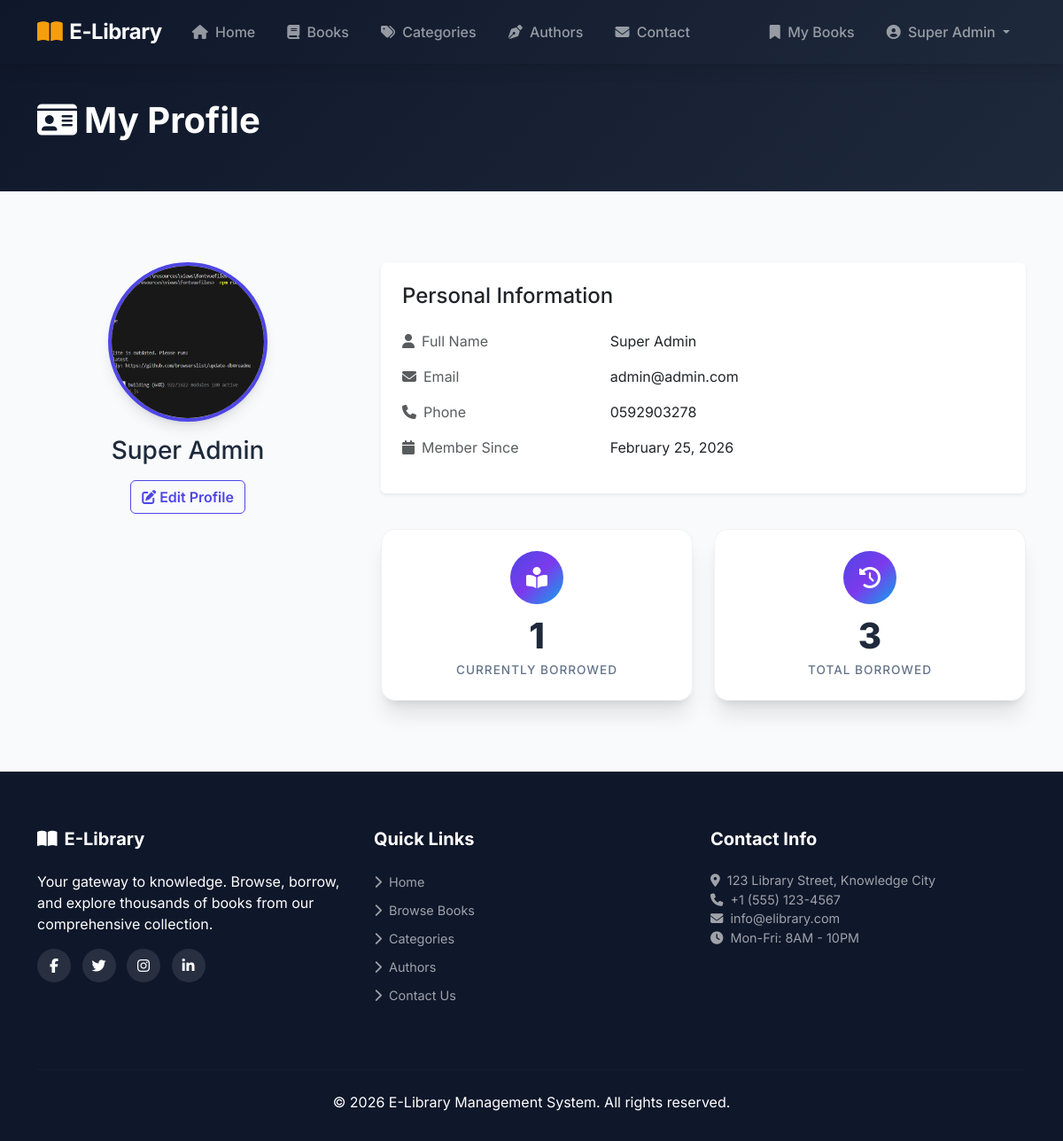
Screenshot of /profile/ (signed in) with the database file from the repository.
### library/models.py (models this page shows, shortened)
class UserProfile(models.Model):
    user = models.OneToOneField(User, on_delete=models.CASCADE, related_name='profile')
    phone = models.CharField(max_length=20, blank=True, verbose_name="Phone Number")
    profile_picture = models.ImageField(upload_to='profiles/', blank=True, null=True, verbose_name="Profile Picture")
    created_at = models.DateTimeField(auto_now_add=True)
    class Meta:
        verbose_name = "User Profile"
        verbose_name_plural = "User Profiles"
    @property
    def currently_borrowed_count(self):
        return self.user.borrowings.filter(returned=False).count()
    @property
    def total_borrowed_count(self):
        return self.user.borrowings.count()

### library/views.py (the view)
# urls.py: path('profile/', views.profile_view, name='profile'),
@login_required
def profile_view(request):
    profile, created = UserProfile.objects.get_or_create(user=request.user)
    context = {'profile': profile}
    return render(request, 'library/profile.html', context)

### library/templates/library/profile.html (shortened to what this page needs)
{% extends 'library/base.html' %}
{% load static %}
{% block content %}
<section class="page-header">
    <div class="container">
        <h1><i class="fas fa-id-card me-2"></i>My Profile</h1>
    </div>
</section>
<section class="section-padding">
    <div class="container">
        <div class="row g-5">
            <div class="col-md-4 text-center">
                <div class="profile-photo-wrapper">
                    {% if profile.profile_picture %}
                    <img src="{{ profile.profile_picture.url }}" alt="{{ user.get_full_name }}" class="profile-photo">
                    {% else %}
                    <div class="profile-photo-placeholder"><i class="fas fa-user fa-5x"></i></div>
                    {% endif %}
                </div>
                <h3 class="mt-3">{{ user.get_full_name|default:user.username }}</h3>
                <a href="{% url 'profile_edit' %}" class="btn btn-outline-primary mt-2">
                    <i class="fas fa-edit me-1"></i>Edit Profile
                </a>
            </div>
            <div class="col-md-8">
                <div class="card shadow-sm border-0">
                    <div class="card-body p-4">
                        <h4 class="mb-4">Personal Information</h4>
                        <div class="row mb-3">
                            <div class="col-sm-4 text-muted"><i class="fas fa-user me-2"></i>Full Name</div>
                            <div class="col-sm-8">{{ user.get_full_name|default:"Not set" }}</div>
                        </div>
                        <div class="row mb-3">
                            <div class="col-sm-4 text-muted"><i class="fas fa-envelope me-2"></i>Email</div>
                            <div class="col-sm-8">{{ user.email }}</div>
                        </div>
                        <div class="row mb-3">
                            <div class="col-sm-4 text-muted"><i class="fas fa-phone me-2"></i>Phone</div>
                            <div class="col-sm-8">{{ profile.phone|default:"Not provided" }}</div>
                        </div>
                        <div class="row mb-3">
                            <div class="col-sm-4 text-muted"><i class="fas fa-calendar me-2"></i>Member Since</div>
                            <div class="col-sm-8">{{ profile.created_at|date:"F d, Y" }}</div>
                        </div>
                    </div>
                </div>
                <div class="row g-4 mt-3">
                    <div class="col-md-6">
                        <div class="stat-card mini">
                            <div class="stat-icon"><i class="fas fa-book-reader"></i></div>
                            <div class="stat-number">{{ profile.currently_borrowed_count }}</div>
                            <div class="stat-label">Currently Borrowed</div>
                        </div>
                    </div>
                    <div class="col-md-6">
                        <div class="stat-card mini">
                            <div class="stat-icon"><i class="fas fa-history"></i></div>
                            <div class="stat-number">{{ profile.total_borrowed_count }}</div>
                            <div class="stat-label">Total Borrowed</div>
                        </div>
                    </div>
                </div>
            </div>
        </div>
    </div>
</section>
{% endblock %}

### library/templates/library/base.html (shortened to what this page needs)
{% load static %}
{% load library_filters %}
<!DOCTYPE html>
<html lang="en">
<head>
    <link href="https://cdn.jsdelivr.net/npm/bootstrap@5.3.2/dist/css/bootstrap.min.css" rel="stylesheet">
    <link href="https://cdnjs.cloudflare.com/ajax/libs/font-awesome/6.5.1/css/all.min.css" rel="stylesheet">
    <link rel="stylesheet" href="{% static 'css/style.css' %}">
</head>
<body>
    <nav class="navbar navbar-expand-lg navbar-dark fixed-top" id="mainNavbar">
        <div class="container">
            <a class="navbar-brand d-flex align-items-center" href="{% url 'home' %}">
                <i class="fas fa-book-open me-2"></i>
                <span class="fw-bold">E-Library</span>
            </a>
            <div class="collapse navbar-collapse" id="navbarNav">
                <ul class="navbar-nav me-auto">
                    <li class="nav-item">
                        <a class="nav-link" href="{% url 'home' %}"><i class="fas fa-home me-1"></i> Home</a>
                    </li>
                    <li class="nav-item">
                        <a class="nav-link" href="{% url 'all_books' %}"><i class="fas fa-book me-1"></i> Books</a>
                    </li>
                    <li class="nav-item">
                        <a class="nav-link" href="{% url 'categories' %}"><i class="fas fa-tags me-1"></i>
                            Categories</a>
                    </li>
                    <li class="nav-item">
                        <a class="nav-link" href="{% url 'authors' %}"><i class="fas fa-pen-nib me-1"></i> Authors</a>
                    </li>
                    <li class="nav-item">
                        <a class="nav-link" href="{% url 'contact' %}"><i class="fas fa-envelope me-1"></i> Contact</a>
                    </li>
                </ul>
                <ul class="navbar-nav">
                    {% if user.is_authenticated %}
                    <li class="nav-item">
                        <a class="nav-link" href="{% url 'my_books' %}"><i class="fas fa-bookmark me-1"></i> My
                            Books</a>
                    </li>
                    <li class="nav-item dropdown">
                        <a class="nav-link dropdown-toggle" href="#" role="button" data-bs-toggle="dropdown">
                            <i class="fas fa-user-circle me-1"></i> {{ user.get_full_name|default:user.username }}
                        </a>
                    </li>
                    {% endif %}
                </ul>
            </div>
        </div>
    </nav>
    <main class="main-content">
        {% block content %}{% endblock %}
    </main>
    <footer class="footer">
        <div class="container">
            <div class="row">
                <div class="col-md-4 mb-4">
                    <h5><i class="fas fa-book-open me-2"></i>E-Library</h5>
                    <p class="">Your gateway to knowledge. Browse, borrow, and explore thousands of books from
                        our comprehensive collection.</p>
                    <div class="social-links">
                        <a href="#"><i class="fab fa-facebook-f"></i></a>
                        <a href="#"><i class="fab fa-twitter"></i></a>
                        <a href="#"><i class="fab fa-instagram"></i></a>
                        <a href="#"><i class="fab fa-linkedin-in"></i></a>
                    </div>
                </div>
                <div class="col-md-4 mb-4">
                    <h5>Quick Links</h5>
                    <ul class="list-unstyled footer-links">
                        <li><a href="{% url 'home' %}"><i class="fas fa-chevron-right me-2"></i>Home</a></li>
                        <li><a href="{% url 'all_books' %}"><i class="fas fa-chevron-right me-2"></i>Browse Books</a>
                        </li>
                        <li><a href="{% url 'categories' %}"><i class="fas fa-chevron-right me-2"></i>Categories</a>
                        </li>
                        <li><a href="{% url 'authors' %}"><i class="fas fa-chevron-right me-2"></i>Authors</a></li>
                        <li><a href="{% url 'contact' %}"><i class="fas fa-chevron-right me-2"></i>Contact Us</a></li>
                    </ul>
                </div>
                <div class="col-md-4 mb-4">
                    <h5>Contact Info</h5>
                    <ul class="list-unstyled footer-contact">
                        <li><i class="fas fa-map-marker-alt me-2"></i>123 Library Street, Knowledge City</li>
                        <li><i class="fas fa-phone me-2"></i>+1 (555) 123-4567</li>
                        <li><i class="fas fa-envelope me-2"></i>info@elibrary.com</li>
                        <li><i class="fas fa-clock me-2"></i>Mon-Fri: 8AM - 10PM</li>
                    </ul>
                </div>
            </div>
            <hr>
            <div class="text-center">
                <p class="mb-0">&copy; 2026 E-Library Management System. All rights reserved.</p>
            </div>
        </div>
    </footer>
</body>
</html>

### static/css/style.css (style rules this page uses)
:root { --primary: #4f46e5; --primary-dark: #4338ca; --primary-light: #818cf8; --secondary: #0ea5e9; --accent: #f59e0b; --success: #10b981; --danger: #ef4444; --dark: #1e293b; --darker: #0f172a; --light: #f8fafc; --gray: #64748b; --gradient-primary: linear-gradient(135deg, #4f46e5 0%, #7c3aed 50%, #0ea5e9 100%); --gradient-dark: linear-gradient(135deg, #0f172a 0%, #1e293b 100%); --shadow: 0 4px 6px -1px rgba(0, 0, 0, 0.1), 0 2px 4px -2px rgba(0, 0, 0, 0.1); --shadow-lg: 0 10px 15px -3px rgba(0, 0, 0, 0.1), 0 4px 6px -4px rgba(0, 0, 0, 0.1); --shadow-xl: 0 20px 25px -5px rgba(0, 0, 0, 0.1), 0 8px 10px -6px rgba(0, 0, 0, 0.1); --radius: 12px; --radius-lg: 16px; }
body { font-family: 'Inter', -apple-system, BlinkMacSystemFont, sans-serif; color: var(--dark); background-color: var(--light); overflow-x: hidden; }
a { color: var(--primary); text-decoration: none; transition: color 0.3s ease; }
.main-content { min-height: 60vh; }
#mainNavbar { background: var(--gradient-dark); backdrop-filter: blur(20px); box-shadow: var(--shadow-lg); padding: 0.8rem 0; transition: all 0.3s ease; }
.navbar-brand { font-size: 1.5rem; font-weight: 800; letter-spacing: -0.5px; }
.navbar-brand i { color: var(--accent); font-size: 1.6rem; }
.nav-link { font-weight: 500; padding: 0.5rem 1rem !important; border-radius: 8px; transition: all 0.3s ease; margin: 0 2px; }
.stat-card { background: white; border-radius: var(--radius-lg); padding: 2rem; text-align: center; box-shadow: var(--shadow-xl); transition: all 0.3s ease; border: 1px solid rgba(0, 0, 0, 0.05); }
.stat-card.mini { padding: 1.5rem; }
.stat-icon { width: 60px; height: 60px; border-radius: 50%; background: var(--gradient-primary); display: flex; align-items: center; justify-content: center; margin: 0 auto 1rem; color: white; font-size: 1.5rem; }
.stat-number { font-size: 2.5rem; font-weight: 800; color: var(--dark); line-height: 1; margin-bottom: 0.5rem; }
.stat-label { color: var(--gray); font-weight: 500; text-transform: uppercase; letter-spacing: 1px; font-size: 0.85rem; }
.section-padding { padding: 5rem 0; }
.page-header { background: var(--gradient-dark); padding: 7rem 0 3rem; color: white; }
.page-header h1 { font-weight: 700; margin-bottom: 0.5rem; }
.profile-photo-wrapper { display: inline-block; }
.profile-photo { width: 180px; height: 180px; border-radius: 50%; object-fit: cover; border: 4px solid var(--primary); box-shadow: var(--shadow-lg); }
.footer { background: var(--darker); color: white; padding: 4rem 0 2rem; }
.footer h5 { font-weight: 700; margin-bottom: 1.5rem; }
.footer-links li { margin-bottom: 0.5rem; }
.footer-links a, .footer-contact li { color: rgba(255, 255, 255, 0.6); transition: color 0.3s ease; font-size: 0.9rem; }
.social-links a { display: inline-flex; align-items: center; justify-content: center; width: 38px; height: 38px; border-radius: 50%; background: rgba(255, 255, 255, 0.1); color: white; margin-right: 8px; transition: all 0.3s ease; }
.footer hr { border-color: rgba(255, 255, 255, 0.1); margin: 2rem 0 1.5rem; }
.btn-outline-primary { border-color: var(--primary); color: var(--primary); font-weight: 600; }

### rows the page displays
UserProfile: profile_picture (picture), phone "0592903278", created_at "February 25, 2026", currently_borrowed_count "1", total_borrowed_count "3"

### other values shown
{{ user.get_full_name|default:user.username }} "Super Admin"
{{ user.get_full_name|default:"Not set" }} "Super Admin"
{{ user.email }} "admin@admin.com"
